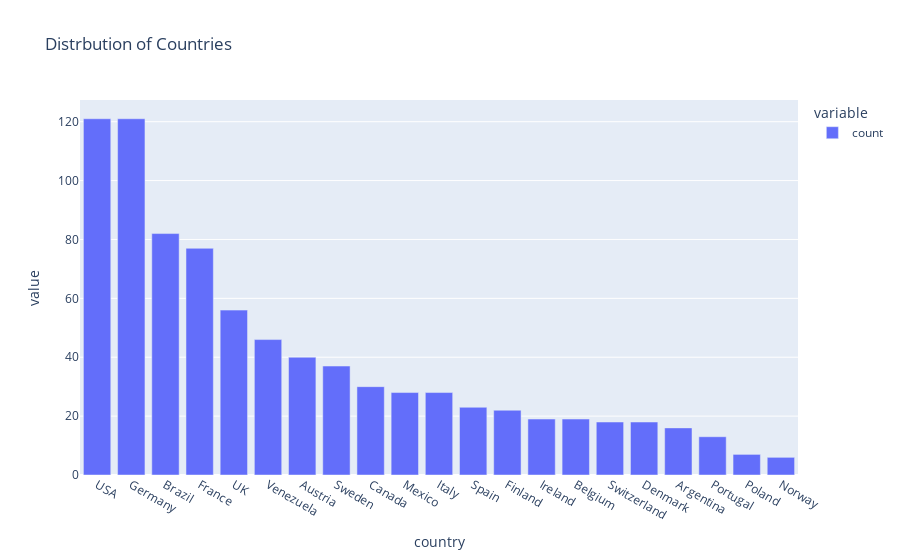

The cell this chart's notebook holds for it:
### Code cell
px.bar(data_frame=orders.country.value_counts(), title='Distrbution of Countries')

### Figure 1 — Plotly figure (JSON) as saved in the notebook; plotly's stock layout.template omitted (floating-point values rounded to 4 significant figures)
{"data": [{"alignmentgroup": "True", "hovertemplate": "variable=count<br>country=%{x}<br>value=%{y}<extra></extra>", "legendgroup": "count", "marker": {"color": "#636efa", "pattern": {"shape": ""}}, "name": "count", "offsetgroup": "count", "orientation": "v", "showlegend": true, "textposition": "auto", "type": "bar", "x": ["USA", "Germany", "Brazil", "France", "UK", "Venezuela", "Austria", "Sweden", "Canada", "Mexico", "Italy", "Spain", "Finland", "Ireland", "Belgium", "Switzerland", "Denmark", "Argentina", "Portugal", "Poland", "Norway"], "xaxis": "x", "y": [121, 121, 82, 77, 56, 46, 40, 37, 30, 28, 28, 23, 22, 19, 19, 18, 18, 16, 13, 7, 6], "yaxis": "y"}], "layout": {"barmode": "relative", "legend": {"title": {"text": "variable"}, "tracegroupgap": 0}, "title": {"text": "Distrbution of Countries"}, "xaxis": {"anchor": "y", "domain": [0, 1], "title": {"text": "country"}}, "yaxis": {"anchor": "x", "domain": [0, 1], "title": {"text": "value"}}}}
